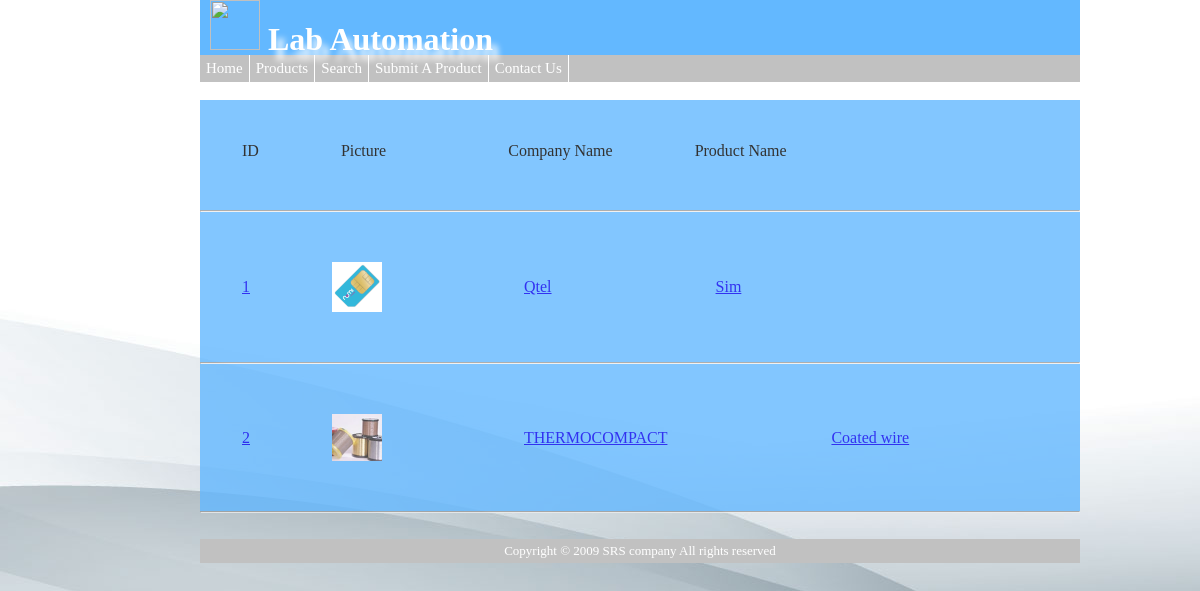
/Products.php, run on the app's committed database.
### tables this page shows
CREATE TABLE `products` (
  `ID` int(10) unsigned NOT NULL AUTO_INCREMENT,
  `Product_ID` bigint(10) NOT NULL,
  `Testing_ID` bigint(12) NOT NULL,
  `Company_Name` varchar(40) NOT NULL,
  `Product_Name` varchar(40) NOT NULL,
  `Testing_Type` varchar(40) NOT NULL,
  `Status` varchar(80) NOT NULL,
  `Product_Comment` longtext NOT NULL,
  `Tester` varchar(30) NOT NULL,
  `Date_Entered` datetime NOT NULL,
  `Image` varchar(40) NOT NULL,
  PRIMARY KEY (`ID`)
);

### Products.php (the view, shortened to what this page needs)
<?php
include'template/header.php';
?>
<head>
<?php
require 'includes/mysql_connection.php';
$q = 'SELECT * FROM products';
$r = mysql_query($q, $conn);
echo '<br><div class="trans" style="border:0px solid #ddd; width:880px;background-color:#63B8FF"><table cellpadding="40px" ><tr>';
echo '<td>ID</td><td>Picture</td><td style="padding-left:80px">Company Name</td><td>Product Name</td></tr></table><hr>';
while($row = mysql_fetch_array($r, MYSQL_ASSOC)){
echo '<table cellpadding="40px" ><tr>';
echo "<td>";
echo '<a href="product_page.php?Product_Name='.$row['Product_Name'].'"><font>' .$row['ID'].'</font> </a>';
echo '</td>';
echo '<td ><a href="product_page.php?Product_Name='.$row['Product_Name'].'"><img src="' .$row['Image'].'" width="50px" height"50px"id="imgPopBox"onmouseover="PopEx(this,-50,-25,200,98,20,null)"> </a>';
echo '</td>';
echo '<td style="padding-left:100px">';
echo '<a href="product_page.php?Product_Name='.$row['Product_Name'].'"><font>' .$row['Company_Name'].'</font> </a>';
echo '<td>';
echo '<td>';
echo '<a href="product_page.php?Product_Name='.$row['Product_Name'].'"><font>' .$row['Product_Name'].'</font> </a>';
echo '<td></tr></table><hr>';
}
?>
</div>
<br>

### template/style.css (style rules this page uses)
.body { margin: 0 200px 0 200px; background-image:url('Images/bg.jpg'); background-repeat:no-repeat; background-position:top right; }
.trans { opacity: 0.8; filter: alpha(opacity=90); }

### data on the page
products: ID "1", Image (picture), Company_Name "Qtel", Product_Name "Sim"
products: ID "2", Image (picture), Company_Name "THERMOCOMPACT", Product_Name "Coated wire"
